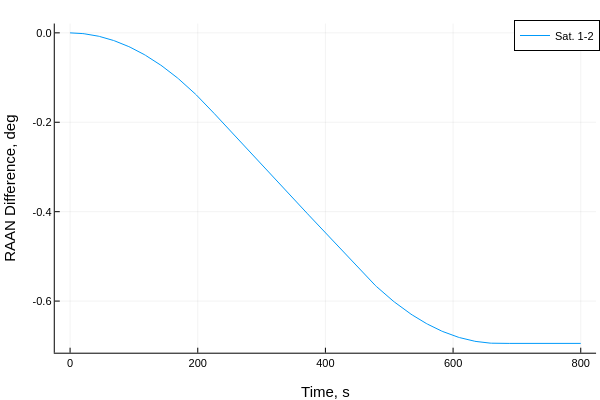

The code cell stored with this chart in its notebook:
### Code cell
plot(thist,broadcast.(rad2deg,Ωhist[2:end,:]),label=permutedims(mylabel))
plot!(xlabel="Time, s", ylabel = "RAAN Difference, deg")

### Figure 1 — Plotly figure (JSON) as saved in the notebook; plotly's stock layout.template omitted (floating-point values rounded to 4 significant figures; data arrays with more than 128 entries replaced by an {"elided": "..."} marker saying what was removed)
{"data": [{"colorbar": {"title": ""}, "legendgroup": "Sat. 1-2", "line": {"color": "rgba(0, 154, 250, 1.000)", "dash": "solid", "shape": "linear", "width": 1}, "mode": "lines", "name": "Sat. 1-2", "showlegend": true, "type": "scatter", "x": {"elided": "401 int values"}, "xaxis": "x", "y": {"elided": "401 float values"}, "yaxis": "y", "zmax": null, "zmin": null}], "layout": {"annotations": [], "height": 400, "legend": {"bgcolor": "rgba(255, 255, 255, 1.000)", "bordercolor": "rgba(0, 0, 0, 1.000)", "borderwidth": 1, "font": {"color": "rgba(0, 0, 0, 1.000)", "family": "sans-serif", "size": 11}, "title": {"font": {"color": "rgba(0, 0, 0, 1.000)", "family": "sans-serif", "size": 15}, "text": ""}, "tracegroupgap": 0, "traceorder": "normal", "x": 1, "xanchor": "auto", "y": 1, "yanchor": "auto"}, "margin": {"b": 20, "l": 0, "r": 0, "t": 20}, "paper_bgcolor": "rgba(255, 255, 255, 1.000)", "plot_bgcolor": "rgba(255, 255, 255, 1.000)", "showlegend": true, "width": 600, "xaxis": {"anchor": "y", "domain": [0.09128, 0.9934], "gridcolor": "rgba(0, 0, 0, 0.100)", "gridwidth": 0.5, "linecolor": "rgba(0, 0, 0, 1.000)", "mirror": false, "range": [-24, 824], "showgrid": true, "showline": true, "showticklabels": true, "tickangle": 0, "tickcolor": "rgb(0, 0, 0)", "tickfont": {"color": "rgba(0, 0, 0, 1.000)", "family": "sans-serif", "size": 11}, "tickmode": "array", "ticks": "inside", "ticktext": ["0", "200", "400", "600", "800"], "tickvals": [0, 200, 400, 600, 800], "title": "Time, s", "titlefont": {"color": "rgba(0, 0, 0, 1.000)", "family": "sans-serif", "size": 15}, "type": "-", "visible": true, "zeroline": false, "zerolinecolor": "rgba(0, 0, 0, 1.000)"}, "yaxis": {"anchor": "x", "domain": [0.07581, 0.9902], "gridcolor": "rgba(0, 0, 0, 0.100)", "gridwidth": 0.5, "linecolor": "rgba(0, 0, 0, 1.000)", "mirror": false, "range": [-0.7155, 0.02082], "showgrid": true, "showline": true, "showticklabels": true, "tickangle": 0, "tickcolor": "rgb(0, 0, 0)", "tickfont": {"color": "rgba(0, 0, 0, 1.000)", "family": "sans-serif", "size": 11}, "tickmode": "array", "ticks": "inside", "ticktext": ["-0.6", "-0.4", "-0.2", "0.0"], "tickvals": [-0.6, -0.4, -0.2, 0], "title": "RAAN Difference, deg", "titlefont": {"color": "rgba(0, 0, 0, 1.000)", "family": "sans-serif", "size": 15}, "type": "-", "visible": true, "zeroline": false, "zerolinecolor": "rgba(0, 0, 0, 1.000)"}}}
